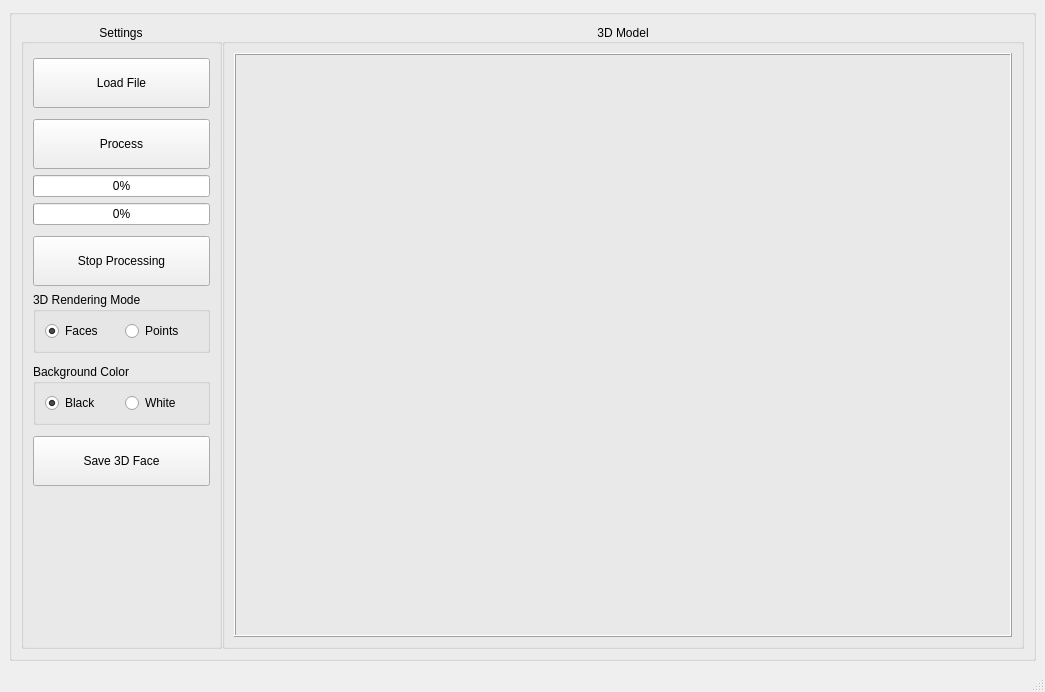
<?xml version="1.0" encoding="UTF-8"?>
<ui version="4.0">
 <class>MainWindow</class>
 <widget class="QMainWindow" name="MainWindow">
  <property name="geometry">
   <rect>
    <x>0</x>
    <y>0</y>
    <width>1045</width>
    <height>692</height>
   </rect>
  </property>
  <property name="minimumSize">
   <size>
    <width>0</width>
    <height>0</height>
   </size>
  </property>
  <property name="windowTitle">
   <string>Example</string>
  </property>
  <widget class="QWidget" name="centralwidget">
   <layout class="QVBoxLayout" name="verticalLayout">
    <item>
     <widget class="QGroupBox" name="groupGUI">
      <property name="font">
       <font>
        <weight>50</weight>
        <bold>false</bold>
       </font>
      </property>
      <property name="title">
       <string/>
      </property>
      <property name="alignment">
       <set>Qt::AlignCenter</set>
      </property>
      <property name="flat">
       <bool>false</bool>
      </property>
      <layout class="QVBoxLayout" name="verticalLayout_7" stretch="90">
       <item>
        <layout class="QHBoxLayout" name="horizontalLayout_7" stretch="20,80">
         <property name="spacing">
          <number>0</number>
         </property>
         <item>
          <widget class="QGroupBox" name="uipanel1">
           <property name="title">
            <string>Settings</string>
           </property>
           <property name="alignment">
            <set>Qt::AlignCenter</set>
           </property>
           <layout class="QHBoxLayout" name="horizontalLayout_3">
            <item>
             <layout class="QHBoxLayout" name="horizontalLayout_panel1" stretch="0">
              <property name="sizeConstraint">
               <enum>QLayout::SetDefaultConstraint</enum>
              </property>
              <item>
               <layout class="QVBoxLayout" name="verticalLayout_5">
                <property name="sizeConstraint">
                 <enum>QLayout::SetDefaultConstraint</enum>
                </property>
                <property name="leftMargin">
                 <number>0</number>
                </property>
                <item>
                 <spacer name="verticalSpacer">
                  <property name="orientation">
                   <enum>Qt::Vertical</enum>
                  </property>
                  <property name="sizeType">
                   <enum>QSizePolicy::Fixed</enum>
                  </property>
                  <property name="sizeHint" stdset="0">
                   <size>
                    <width>20</width>
                    <height>5</height>
                   </size>
                  </property>
                 </spacer>
                </item>
                <item>
                 <widget class="QPushButton" name="LoadFile">
                  <property name="sizePolicy">
                   <sizepolicy hsizetype="Minimum" vsizetype="Expanding">
                    <horstretch>0</horstretch>
                    <verstretch>0</verstretch>
                   </sizepolicy>
                  </property>
                  <property name="maximumSize">
                   <size>
                    <width>16777215</width>
                    <height>50</height>
                   </size>
                  </property>
                  <property name="text">
                   <string>Load File</string>
                  </property>
                 </widget>
                </item>
                <item>
                 <spacer name="verticalSpacer_4">
                  <property name="orientation">
                   <enum>Qt::Vertical</enum>
                  </property>
                  <property name="sizeType">
                   <enum>QSizePolicy::Fixed</enum>
                  </property>
                  <property name="sizeHint" stdset="0">
                   <size>
                    <width>20</width>
                    <height>5</height>
                   </size>
                  </property>
                 </spacer>
                </item>
                <item>
                 <widget class="QPushButton" name="Process">
                  <property name="sizePolicy">
                   <sizepolicy hsizetype="Minimum" vsizetype="Expanding">
                    <horstretch>0</horstretch>
                    <verstretch>0</verstretch>
                   </sizepolicy>
                  </property>
                  <property name="maximumSize">
                   <size>
                    <width>16777215</width>
                    <height>50</height>
                   </size>
                  </property>
                  <property name="text">
                   <string>Process</string>
                  </property>
                  <property name="default">
                   <bool>false</bool>
                  </property>
                  <property name="flat">
                   <bool>false</bool>
                  </property>
                 </widget>
                </item>
                <item>
                 <widget class="QProgressBar" name="progress_texture">
                  <property name="value">
                   <number>0</number>
                  </property>
                 </widget>
                </item>
                <item>
                 <widget class="QProgressBar" name="progress_geometry">
                  <property name="value">
                   <number>0</number>
                  </property>
                 </widget>
                </item>
                <item>
                 <spacer name="verticalSpacer_5">
                  <property name="orientation">
                   <enum>Qt::Vertical</enum>
                  </property>
                  <property name="sizeType">
                   <enum>QSizePolicy::Fixed</enum>
                  </property>
                  <property name="sizeHint" stdset="0">
                   <size>
                    <width>20</width>
                    <height>5</height>
                   </size>
                  </property>
                 </spacer>
                </item>
                <item>
                 <widget class="QPushButton" name="pb_stop_processing">
                  <property name="sizePolicy">
                   <sizepolicy hsizetype="Minimum" vsizetype="Expanding">
                    <horstretch>0</horstretch>
                    <verstretch>0</verstretch>
                   </sizepolicy>
                  </property>
                  <property name="maximumSize">
                   <size>
                    <width>16777215</width>
                    <height>50</height>
                   </size>
                  </property>
                  <property name="text">
                   <string>Stop Processing</string>
                  </property>
                  <property name="default">
                   <bool>false</bool>
                  </property>
                  <property name="flat">
                   <bool>false</bool>
                  </property>
                 </widget>
                </item>
                <item>
                 <widget class="QGroupBox" name="uipaneldisplay">
                  <property name="title">
                   <string>3D Rendering Mode</string>
                  </property>
                  <layout class="QHBoxLayout" name="horizontalLayout_14">
                   <item>
                    <layout class="QHBoxLayout" name="horizontalLayout_6">
                     <item>
                      <widget class="QRadioButton" name="rbFaces">
                       <property name="text">
                        <string>Faces</string>
                       </property>
                       <property name="checked">
                        <bool>true</bool>
                       </property>
                      </widget>
                     </item>
                     <item>
                      <widget class="QRadioButton" name="rbPoints">
                       <property name="text">
                        <string>Points</string>
                       </property>
                       <property name="checked">
                        <bool>false</bool>
                       </property>
                      </widget>
                     </item>
                    </layout>
                   </item>
                  </layout>
                 </widget>
                </item>
                <item>
                 <spacer name="verticalSpacer_8">
                  <property name="orientation">
                   <enum>Qt::Vertical</enum>
                  </property>
                  <property name="sizeType">
                   <enum>QSizePolicy::Fixed</enum>
                  </property>
                  <property name="sizeHint" stdset="0">
                   <size>
                    <width>20</width>
                    <height>5</height>
                   </size>
                  </property>
                 </spacer>
                </item>
                <item>
                 <widget class="QGroupBox" name="uipanelbackground">
                  <property name="title">
                   <string>Background Color</string>
                  </property>
                  <layout class="QHBoxLayout" name="horizontalLayout_27">
                   <item>
                    <layout class="QHBoxLayout" name="horizontalLayout_17">
                     <item>
                      <widget class="QRadioButton" name="rbWhite">
                       <property name="text">
                        <string>Black</string>
                       </property>
                       <property name="checked">
                        <bool>true</bool>
                       </property>
                      </widget>
                     </item>
                     <item>
                      <widget class="QRadioButton" name="rbBlack">
                       <property name="text">
                        <string>White</string>
                       </property>
                      </widget>
                     </item>
                    </layout>
                   </item>
                  </layout>
                 </widget>
                </item>
                <item>
                 <spacer name="verticalSpacer_2">
                  <property name="orientation">
                   <enum>Qt::Vertical</enum>
                  </property>
                  <property name="sizeType">
                   <enum>QSizePolicy::Fixed</enum>
                  </property>
                  <property name="sizeHint" stdset="0">
                   <size>
                    <width>20</width>
                    <height>5</height>
                   </size>
                  </property>
                 </spacer>
                </item>
                <item>
                 <widget class="QPushButton" name="exportResult">
                  <property name="sizePolicy">
                   <sizepolicy hsizetype="Minimum" vsizetype="Expanding">
                    <horstretch>0</horstretch>
                    <verstretch>0</verstretch>
                   </sizepolicy>
                  </property>
                  <property name="maximumSize">
                   <size>
                    <width>16777215</width>
                    <height>50</height>
                   </size>
                  </property>
                  <property name="text">
                   <string>Save 3D Face</string>
                  </property>
                 </widget>
                </item>
                <item>
                 <spacer name="verticalSpacer_11">
                  <property name="orientation">
                   <enum>Qt::Vertical</enum>
                  </property>
                  <property name="sizeType">
                   <enum>QSizePolicy::Fixed</enum>
                  </property>
                  <property name="sizeHint" stdset="0">
                   <size>
                    <width>20</width>
                    <height>10</height>
                   </size>
                  </property>
                 </spacer>
                </item>
                <item>
                 <spacer name="verticalSpacer_12">
                  <property name="orientation">
                   <enum>Qt::Vertical</enum>
                  </property>
                  <property name="sizeType">
                   <enum>QSizePolicy::Fixed</enum>
                  </property>
                  <property name="sizeHint" stdset="0">
                   <size>
                    <width>20</width>
                    <height>10</height>
                   </size>
                  </property>
                 </spacer>
                </item>
                <item>
                 <spacer name="verticalSpacer_7">
                  <property name="orientation">
                   <enum>Qt::Vertical</enum>
                  </property>
                  <property name="sizeType">
                   <enum>QSizePolicy::Expanding</enum>
                  </property>
                  <property name="sizeHint" stdset="0">
                   <size>
                    <width>20</width>
                    <height>40</height>
                   </size>
                  </property>
                 </spacer>
                </item>
               </layout>
              </item>
             </layout>
            </item>
           </layout>
          </widget>
         </item>
         <item>
          <widget class="QGroupBox" name="uipanel2">
           <property name="title">
            <string>3D Model</string>
           </property>
           <property name="alignment">
            <set>Qt::AlignCenter</set>
           </property>
           <layout class="QHBoxLayout" name="horizontalLayout">
            <item>
             <widget class="QFrame" name="frame">
              <property name="frameShape">
               <enum>QFrame::Box</enum>
              </property>
              <property name="frameShadow">
               <enum>QFrame::Raised</enum>
              </property>
              <layout class="QHBoxLayout" name="horizontalLayout_9">
               <property name="leftMargin">
                <number>1</number>
               </property>
               <property name="topMargin">
                <number>1</number>
               </property>
               <property name="rightMargin">
                <number>1</number>
               </property>
               <property name="bottomMargin">
                <number>1</number>
               </property>
               <item>
                <layout class="QHBoxLayout" name="frame_horizontalLayout"/>
               </item>
              </layout>
             </widget>
            </item>
           </layout>
          </widget>
         </item>
        </layout>
       </item>
      </layout>
     </widget>
    </item>
   </layout>
  </widget>
  <widget class="QMenuBar" name="menubar">
   <property name="geometry">
    <rect>
     <x>0</x>
     <y>0</y>
     <width>1045</width>
     <height>21</height>
    </rect>
   </property>
  </widget>
  <widget class="QStatusBar" name="statusbar"/>
 </widget>
 <resources/>
 <connections/>
</ui>
